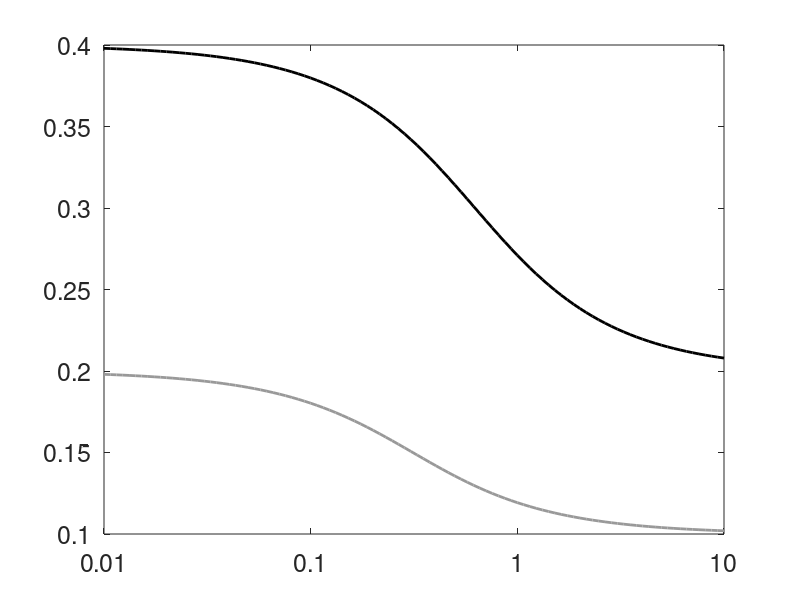
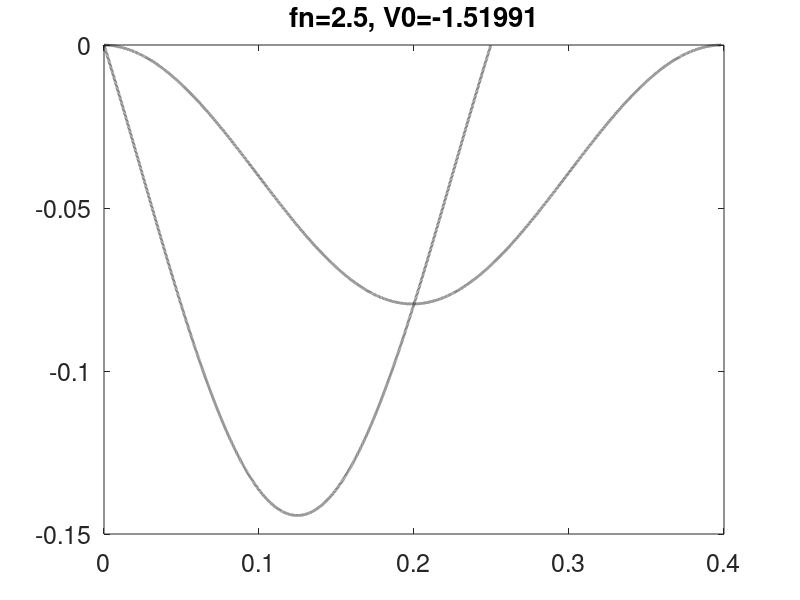

These figures' MATLAB source, in order:
% calculate "contact time" in hopping of a simple mass-spring system 
% Upward is taken as the positive direction here
% v0 should be given as a positive number below
% ma = -mg - kx
% x = V0/omega_n sin(omega_n*t) - g/omega_n^2*cos(omega_n*t) + g/omega_n^2
% x(0) = 0, v0 = -|v0|, F0 = mg
clear;
close all;
M = 1;
g = 9.80;
dt = 1e-5;
Y0 = 0;
fn_set = [2.5 5];
fn_plot = [2.5];
V0_plot = [0.01 1.5199];%|V0| - given as a positive number
V0_plot = -V0_plot;
fh = figure;
fh_plot = figure;
for nf = 1:length(fn_set)
    fn = fn_set(nf);
    omega = 2*pi*fn;
    %omega = sqrt(K/M);
    K = M*omega^2;
    T = 2*pi/omega;
    t = 0:dt:1.1*T;
    V0set = logspace(-2,1,100);
    tTakeoffSet = zeros(size(V0set));
    h0 = V0set.^2/(2*g);
    tTakeoffTh = 1/omega*(2*pi - acos((M*g-2*K*h0)./(M*g+2*K*h0)));
    for n=1:length(V0set)
        V0 = -V0set(n);
        Y = V0/omega*sin(omega*t) + g/omega^2 *cos(omega*t) - g/omega^2;
        V = V0*cos(omega*t) - g/omega*sin(omega*t);
        Yshift = [Y(2:end) Y(end)];
        idxTakeoff = find(t > T/4 & Y < Y0 & Yshift > Y0, 1,'first');
%         Vshift = [V(2:end) V(end)];
%         idxTakeoff = find(t > T/4 & V < V0 & Vshift > V0, 1,'first');
%         if isempty(idxTakeoff)
%            idxTakeoff = find(t > T/4 & V == -V0, 1,'first'); 
%         end
        tTakeoff = t(idxTakeoff);
        tTakeoffSet(n) = tTakeoff;
        if any(abs(fn-fn_plot) < 1e-4) && any(abs(V0-V0_plot) < 1e-4)
            lw = 2;
            tplot = t(1:idxTakeoff);
            Yplot = Y(1:idxTakeoff);
            %tend = tplot(end);
            tend = 0.4
            tplot_end = ceil(tend/0.05)*0.05;
            xticks = 0:0.1:tplot_end;
%             if V0 > -0.011
%                 dy = 0.04;
%             else
%                 dy = 0.05;
%             end
            %ymin = floor(min(Yplot)/dy)*dy;
            dy = 0.05;
            ymin = -0.15;
            yticks = ymin:dy:0
            figure(fh_plot);
            h = plot(tplot,Yplot);
            hold on
            set(h,'linewidth',lw,'color','k','linestyle','--')
%             hold on
%             plot(tplot,Y0*ones(size(tplot)),'r')
%             plot(tTakeoff, Yplot(end),'ko')
            ttl_str = sprintf('fn=%g, V0=%g',fn, V0)
            title(ttl_str)
            set(gca,'fontsize',18,'xlim',[0 tplot_end ],'xtick',xticks,...
                'ylim',[ymin 0],'ytick',yticks)
        end
    end
    if nf==1
        cl = [0 0 0];
    else
        cl = [1 1 1]*0.6;
    end
    figure(fh)
    h = plot(V0set,tTakeoffSet);
    
    hold on
    set(h,'color',cl,'linewidth',lw)
    set(gca,'fontsize',18,'xscale','log',...
        'xticklabel',{'0.01';'0.1';'1';'10'})
    %plot(V0set, tTakeoffTh,'ro')
%     plot(V0set, T*ones(size(h0)),'k')
%     plot(V0set, T/2*ones(size(h0)),'k')
end


